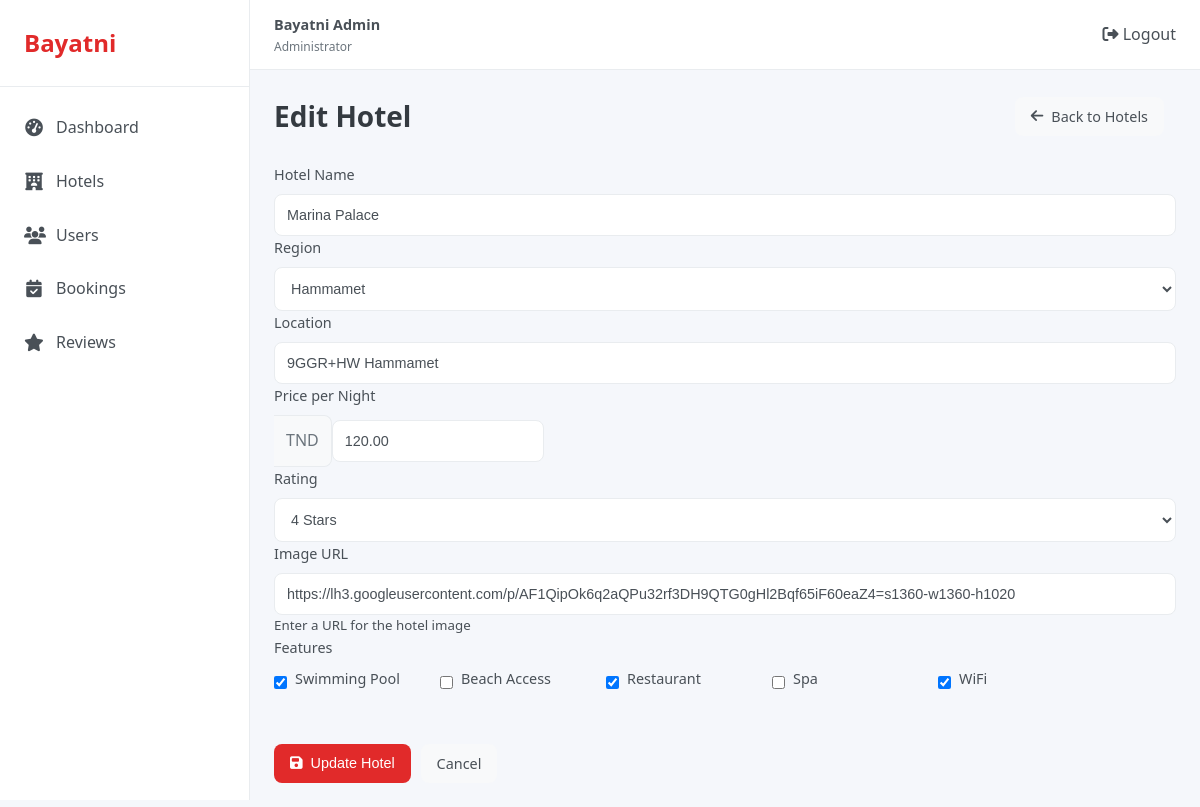
/admin/app/controllers/hotels/hotel_edit.php?id=16 (signed in), run on the app's committed database.
### tables this page shows
CREATE TABLE `hotels` (
  `id` int(11) NOT NULL,
  `title` varchar(100) NOT NULL,
  `location` varchar(100) NOT NULL,
  `price` decimal(10,2) NOT NULL,
  `rating` int(1) NOT NULL,
  `reviews_count` int(11) NOT NULL DEFAULT 0,
  `region` enum('tunis','hammamet','sousse','djerba','tabarka') NOT NULL,
  `image_url` varchar(255) NOT NULL,
  `features` varchar(255) DEFAULT NULL,
  `created_at` timestamp NOT NULL DEFAULT current_timestamp()
);

### admin/app/controllers/Hotels/hotel_edit.php (the view, shortened to what this page needs)
<?php
require_once __DIR__ .'/../../../config/config.php';
$id = intval($_GET['id']);
$query = "SELECT * FROM hotels WHERE id = ?";
$stmt = $conn->prepare($query);
$stmt->bind_param("i", $id);
$stmt->execute();
$result = $stmt->get_result();
$hotel = $result->fetch_assoc();
$hotelFeatures = explode(',', $hotel['features']);
?>
<!DOCTYPE html>
<html lang="en">
<head>
    <link rel="stylesheet" href="../../../public/css/styles.css">
    <link rel="stylesheet" href="https://cdnjs.cloudflare.com/ajax/libs/font-awesome/6.4.0/css/all.min.css">
</head>
<body>
    <div class="dashboard">
        <?php include __DIR__ .'/../../../includes/sidebar.php'; ?>
        <main class="main-content">
        <?php include __DIR__ .'/../../../includes/header.php'; ?>
            <div class="dashboard-content">
                <div class="page-header">
                    <h1>Edit Hotel</h1>
                    <a href="hotels.php" class="secondary-btn">
                        <i class="fas fa-arrow-left"></i> Back to Hotels
                    </a>
                </div>
                <div class="card">
                    <div class="card-body">
                        <form action="hotel_edit.php?id=<?php echo $id; ?>" method="POST" class="form">
                            <div class="form-group">
                                <label for="title">Hotel Name</label>
                                <input type="text" id="title" name="title" class="form-control" value="<?php echo htmlspecialchars($hotel['title']); ?>" required>
                            </div>
                            <div class="form-group">
                                <label for="region">Region</label>
                                <select id="region" name="region" class="form-control" required>
                                    <option value="hammamet" <?php echo $hotel['region'] == 'hammamet' ? 'selected' : ''; ?>>Hammamet</option>
                                </select>
                            </div>
                            <div class="form-group">
                                <label for="location">Location</label>
                                <input type="text" id="location" name="location" class="form-control" value="<?php echo htmlspecialchars($hotel['location']); ?>" required>
                            </div>
                            <div class="form-row">
                                <div class="form-group col-md-6">
                                    <label for="price">Price per Night</label>
                                    <div class="input-group">
                                        <span class="input-group-text">TND</span>
                                        <input type="number" id="price" name="price" class="form-control" min="0" step="0.01" value="<?php echo htmlspecialchars($hotel['price']); ?>" required>
                                    </div>
                                </div>
                                <div class="form-group col-md-6">
                                    <label for="rating">Rating</label>
                                    <select id="rating" name="rating" class="form-control" required>
                                        <option value="4" <?php echo $hotel['rating'] == 4 ? 'selected' : ''; ?>>4 Stars</option>
                                    </select>
                                </div>
                            </div>
                            <div class="form-group">
                                <label for="image_url">Image URL</label>
                                <input type="url" id="image_url" name="image_url" class="form-control" value="<?php echo htmlspecialchars($hotel['image_url']); ?>" required>
                                <small class="form-text text-muted">Enter a URL for the hotel image</small>
                            </div>
                            <div class="form-group">
                                <label>Features</label>
                                <div class="checkbox-group">
                                    <div class="checkbox-item">
                                        <input type="checkbox" id="feature-pool" name="features[]" value="piscine" <?php echo in_array('piscine', $hotelFeatures) ? 'checked' : ''; ?>>
                                        <label for="feature-pool">Swimming Pool</label>
                                    </div>
                                    <div class="checkbox-item">
                                        <input type="checkbox" id="feature-beach" name="features[]" value="plage" <?php echo in_array('plage', $hotelFeatures) ? 'checked' : ''; ?>>
                                        <label for="feature-beach">Beach Access</label>
                                    </div>
                                    <div class="checkbox-item">
                                        <input type="checkbox" id="feature-restaurant" name="features[]" value="restaurant" <?php echo in_array('restaurant', $hotelFeatures) ? 'checked' : ''; ?>>
                                        <label for="feature-restaurant">Restaurant</label>
                                    </div>
                                    <div class="checkbox-item">
                                        <input type="checkbox" id="feature-spa" name="features[]" value="spa" <?php echo in_array('spa', $hotelFeatures) ? 'checked' : ''; ?>>
                                        <label for="feature-spa">Spa</label>
                                    </div>
                                    <div class="checkbox-item">
                                        <input type="checkbox" id="feature-wifi" name="features[]" value="wifi" <?php echo in_array('wifi', $hotelFeatures) ? 'checked' : ''; ?>>
                                        <label for="feature-wifi">WiFi</label>
                                    </div>
                                </div>
                            </div>
                            <br>
                            <div class="form-actions" style="display:flex; flex-direction:row; gap:10px;">
                                <button type="submit" class="primary-btn">
                                    <i class="fas fa-save"></i> Update Hotel
                                </button>
                                <a href="hotels.php" class="secondary-btn">Cancel</a>
                            </div>
                        </form>
                    </div>
                </div>
            </div>
        </main>
    </div>
</body>
</html>

### admin/public/css/styles.css (style rules this page uses)
:root { --primary-color: #e12a2a; --primary-light: #eef2ff; --secondary-color: #6c757d; --success-color: #28a745; --danger-color: #dc3545; --warning-color: #ffc107; --info-color: #17a2b8; --dark-color: #343a40; --light-color: #f8f9fa; --white-color: #ffffff; --sidebar-width: 250px; --header-height: 70px; --border-color: #e9ecef; --text-color: #495057; --text-muted: #6c757d; --shadow-sm: 0 0.125rem 0.25rem rgba(0, 0, 0, 0.075); --shadow: 0 0.5rem 1rem rgba(0, 0, 0, 0.15); --radius: 0.5rem; --transition: all 0.3s ease; }
* { margin: 0; padding: 0; box-sizing: border-box; }
body { font-family: 'Segoe UI', Tahoma, Geneva, Verdana, sans-serif; background-color: #f5f7fb; color: var(--text-color); line-height: 1.6; }
a { text-decoration: none; color: inherit; }
button { cursor: pointer; border: none; background: none; }
.dashboard { display: flex; min-height: 100vh; }
.main-content { flex: 1; margin-left: var(--sidebar-width); transition: var(--transition); }
.form-actions { display: flex; flex-direction: row; gap: 10px; margin-top: 20px; }
.dashboard-content { padding: 1.5rem; }
.page-header { display: flex; justify-content: space-between; align-items: center; margin-bottom: 1.5rem; }
.page-header h1 { font-size: 1.75rem; font-weight: 600; color: var(--dark-color); }
.primary-btn { background-color: var(--primary-color); color: var(--white-color); border-radius: var(--radius); padding: 0.5rem 1rem; font-size: 0.9rem; font-weight: 500; display: flex; align-items: center; transition: var(--transition); }
.primary-btn i { margin-right: 0.5rem; }
.secondary-btn { background-color: var(--light-color); color: var(--text-color); border-radius: var(--radius); padding: 0.5rem 1rem; font-size: 0.9rem; font-weight: 500; display: flex; align-items: center; transition: var(--transition); margin-right: 0.75rem; }
.secondary-btn i { margin-right: 0.5rem; }
.form-group { display: flex; flex-direction: column; }
.form-group label { font-size: 0.9rem; font-weight: 500; margin-bottom: 0.5rem; color: var(--text-color); }
.form-group input[type="text"], .form-group input[type="email"], .form-group input[type="password"], .form-group input[type="number"], .form-group input[type="url"], .form-group input[type="time"], .form-group select, .form-group textarea { padding: 0.75rem; border: 1px solid var(--border-color); border-radius: var(--radius); font-size: 0.9rem; color: var(--text-color); background-color: var(--white-color); outline: none; transition: var(--transition); }
.checkbox-group { display: flex; flex-wrap: wrap; gap: 1rem; }
.checkbox-item { display: flex; align-items: center; min-width: 150px; }
.checkbox-item input[type="checkbox"] { margin-right: 0.5rem; }
.input-group { display: flex; align-items: center; }
.input-group input { border-radius: var(--radius) 0 0 var(--radius); border-right: none; }
.input-group-text { padding: 0.75rem; background-color: var(--light-color); border: 1px solid var(--border-color); border-left: none; border-radius: 0 var(--radius) var(--radius) 0; color: var(--text-muted); }

### data on the page
hotels: title "Marina Palace", region "Hammamet", location "9GGR+HW Hammamet", price "120.00", rating "4 Stars", image_url "https://lh3.googleusercontent.com/p/AF1QipOk6q2aQPu32rf3DH9QTG0gHl2Bqf65iF60eaZ4=s1360-w1360-h1020", features "☑"
